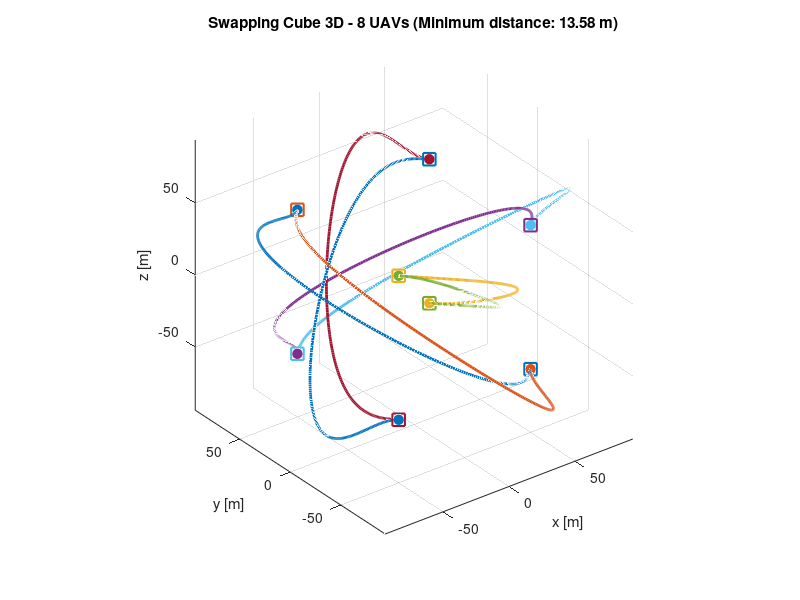

Write the MATLAB code that produced this figure.
%% Exercise 2.4 - 3D Swapping Cube (8 UAVs sem colisão)
clear; clc; close all;

% 1. General parameters
T  = 12;          % Total maneuver time [s]
h  = 0.05;        % Time step [s]
tt = 0:h:T;
N  = length(tt);
L  = 50;          % Half-width of the cube (100x100x100 m)

% 2. Definition of the 8 initial and final vertices
V_init = [ -L, -L, -L;
            L, -L, -L;
            L,  L, -L;
           -L,  L, -L;
           -L, -L,  L;
            L, -L,  L;
            L,  L,  L;
           -L,  L,  L ];
V_final = -V_init;

% 3. Matrix M 6x6 (polynomial of degree 5)
M = [ 1,  0,    0,      0,       0,       0;
      0,  1,    0,      0,       0,       0;
      0,  0,    2,      0,       0,       0;
      1,  T,  T^2,    T^3,     T^4,     T^5;
      0,  1,  2*T,  3*T^2,   4*T^3,   5*T^4;
      0,  0,    2,    6*T,  12*T^2,  20*T^3 ];

traj = zeros(8, 3, N);
Va_init = 15;

% 4. Generation of trajectories with asymmetric anti-collision deviation
for k = 1:8
    p0 = V_init(k, :);
    pf = V_final(k, :);
    
    % Lower layer (k=1..4) rotates counterclockwise; upper layer (k=5..8) clockwise
    dir_giro = sign(p0(3)); 
    ang_radial = atan2(p0(2), p0(1));
    
    % Asymmetrical tangential initial velocity (avoids passing through the origin at t = T/2)
    vx_0 = -dir_giro * Va_init * sin(ang_radial);
    vy_0 =  dir_giro * Va_init * cos(ang_radial);
    
    % Final speed different from initial velocity to break the odd symmetry.
    vx_f =  dir_giro * Va_init * sin(ang_radial);
    vy_f = -dir_giro * Va_init * cos(ang_radial);
    
    % Initial radial acceleration outward (pushes the trajectory away from the center)
    ax_0 =  0.25 * p0(1);
    ay_0 =  0.25 * p0(2);
    az_0 =  0.15 * p0(3);
    
    bx = [p0(1); vx_0; ax_0; pf(1); vx_f; 0];
    by = [p0(2); vy_0; ay_0; pf(2); vy_f; 0];
    bz = [p0(3); 0;    az_0; pf(3); 0;    0];
    
    ax = M \ bx;
    ay = M \ by;
    az = M \ bz;
    
    T_mat = [ones(1,N); tt; tt.^2; tt.^3; tt.^4; tt.^5];
    traj(k, 1, :) = ax' * T_mat;
    traj(k, 2, :) = ay' * T_mat;
    traj(k, 3, :) = az' * T_mat;
end

% 5. Safety check (Minimum distance between any 2 drones)
min_dist = inf;
for t_idx = 1:N
    pts = traj(:, :, t_idx);
    for i = 1:7
        for j = i+1:8
            d = norm(pts(i,:) - pts(j,:));
            if d < min_dist
                min_dist = d;
            end
        end
    end
end
fprintf('Distância mínima entre quaisquer dois drones: %.2f m\n', min_dist);

% 6. 3D Plotting
figure('Color', 'w');
hold on; grid on; view(3);
colors = lines(8);

for k = 1:8
    x_k = squeeze(traj(k, 1, :));
    y_k = squeeze(traj(k, 2, :));
    z_k = squeeze(traj(k, 3, :));
    
    plot3(x_k, y_k, z_k, 'Color', colors(k,:), 'LineWidth', 2);
    plot3(x_k(1), y_k(1), z_k(1), 'o', 'Color', colors(k,:), 'MarkerFaceColor', colors(k,:), 'MarkerSize', 7);
    plot3(x_k(end), y_k(end), z_k(end), 's', 'Color', colors(k,:), 'MarkerSize', 9, 'LineWidth', 1.5);
end

xlabel('x [m]'); ylabel('y [m]'); zlabel('z [m]');
title(sprintf('Swapping Cube 3D - 8 UAVs (Minimum distance: %.2f m)', min_dist));
axis equal;
